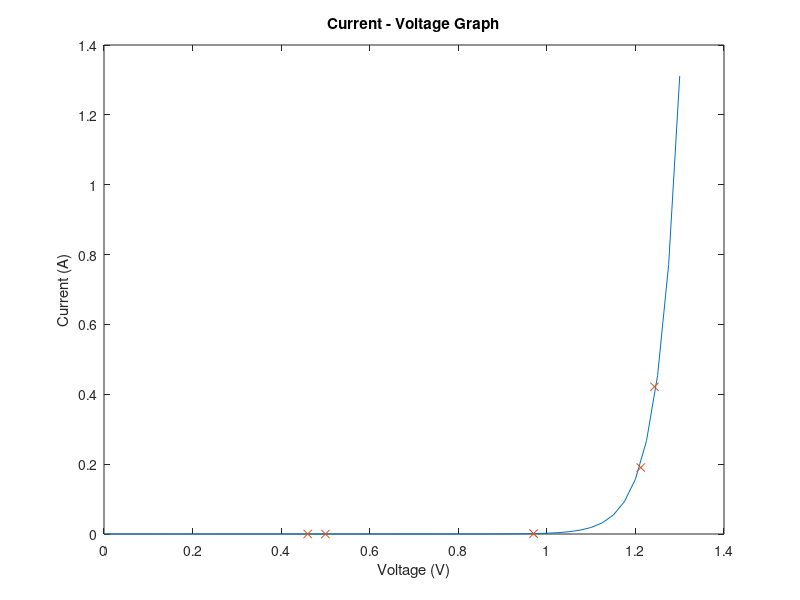
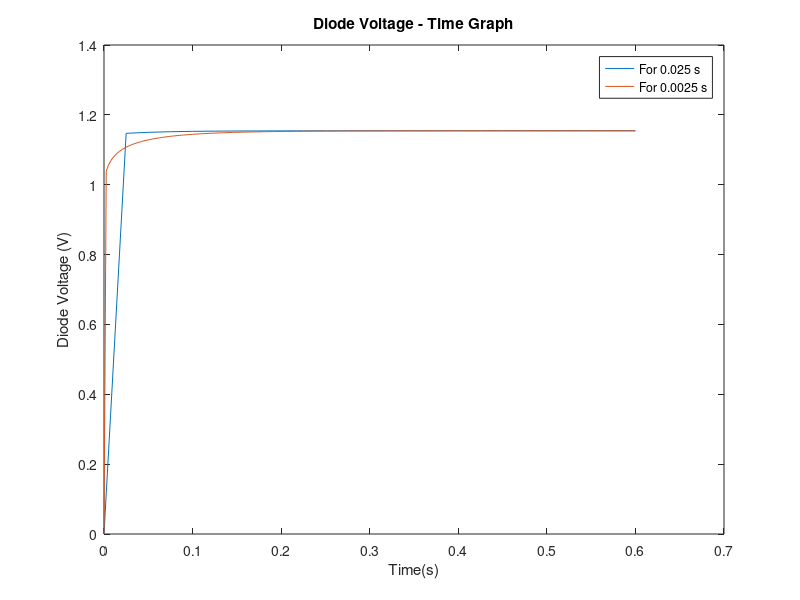
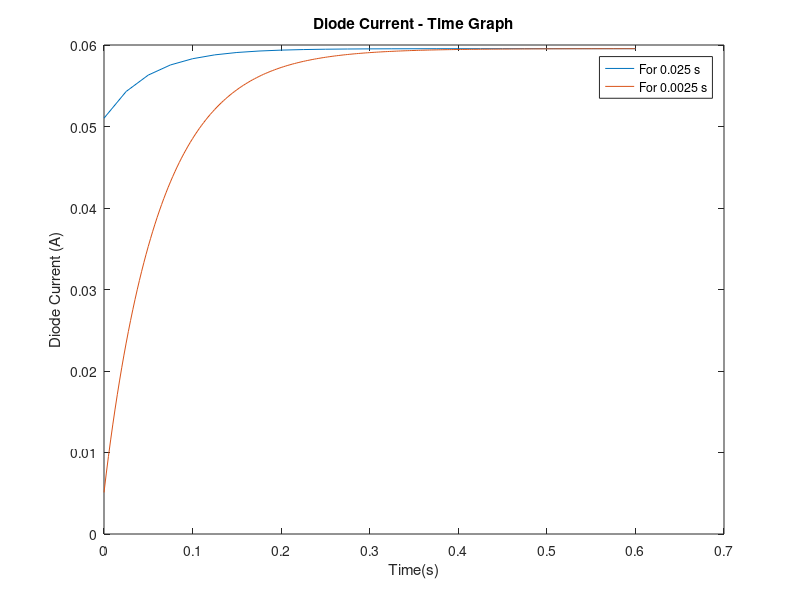
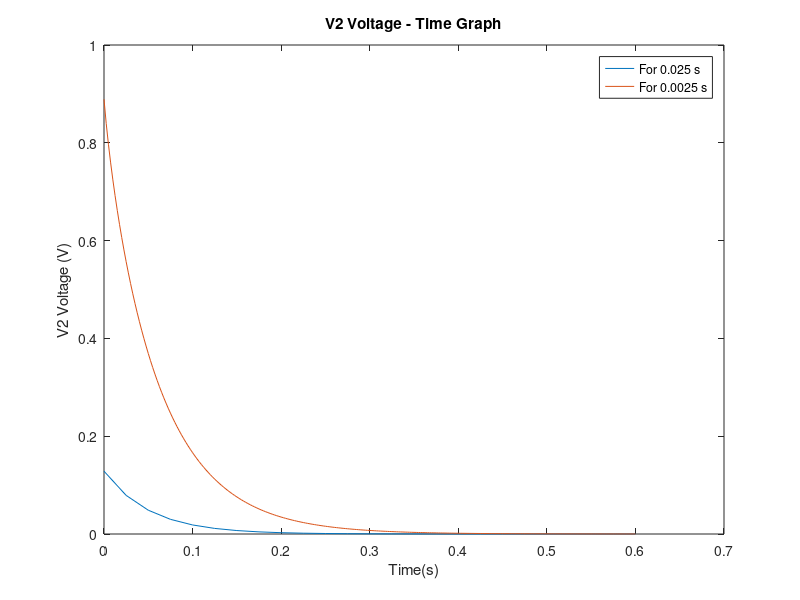

Write the MATLAB code that produced these figures, in order.
clear all
clc

vol = dlmread('fprdata.dat' , '' , [0,0,4,0]); % data read for diode voltage 
cur = dlmread('fprdata.dat' , '' , [0,1,4,1]); % data read for diode current

xi=0;
yi=0;
lnyi=0;
xi2=0;
lnyixi=0;

for i=1:5
    
    xi = xi + vol(i);                           % sum of xi
    yi = yi + cur(i);                           % sum of yi
    lnyi = log(cur(i)) + lnyi;                  % sum of ln(yi)
    xi2 = xi2 + vol(i)^2;                       % sum of xi^2
    lnyixi = log(cur(i)) * vol(i) + lnyixi;     % sum of xi*ln(yi)
    
end

a = ((5*lnyixi)-xi*lnyi)/((5*xi2)-(xi^2));      % calculated a value

lnb = ((xi2*lnyi)-(lnyixi*xi))/((5*xi2-xi^2));  % calculated lnb value

b = exp(lnb);                   % exponential lnb value
          
y = @(x)  b*exp(a*x);           % diode current function
                    
fvd = @(y) (log(y)-log(b))/a;   % diode voltage function

N=24;                           % 0.025 s iteration number
N2=240;                         % 0.0025 s iteration number
L=0.98;                         % inductor
R=14.2;                         % resistor
Vs=2;                           % voltage source 
h=0.025;                        % delta(t) for 0.025 s
h2=0.0025;                      %delta(t) for 0.0025 s
w1=zeros(25,1);                 % create empty current array for 0.025 s 
w2=zeros(241,1);                % create empty current array for 0.0025 s 
vd=zeros(25,1);                 % create empty voltage array for 0.025 s 
vd2=zeros(241,1);               % create empty voltage array for 0.025 s 
w1(1)=h*Vs/L;                   % initial diode current value for 0.025 s
w2(1)=h2*Vs/L;                  % initial diode current value for 0.0025 s
d=0.0:0.025:0.6;                % delta(t) = 0.025 s
z=0.0:0.025:1.3;                % voltage(t) for 0.025 s 
d2=0.0:0.0025:0.6;              % delta(t) = 0.0025 s
z2=0.0:0.0025:1.3;              % voltage(t) for 0.0025 s
vd(1)=0;                        %initial value of diode voltage for 0.025 s
vd2(1)=0;                       %initial value of diode voltage for 0.0025 s

for i=1:N                       % delta(t) = 0.025 s for iteration number is 24
 
 w1(i+1) = w1(i)+h*((Vs-fvd(w1(i))-w1(i)*R)/L);    % euler method for current
 vd(i+1) = fvd(w1(i));
 
end

for i=1:N2                      % delta(t) = 0.0025 s for iteration number is 240
 
 w2(i+1) = w2(i)+h2*((Vs-fvd(w2(i))-w2(i)*R)/L);   % euler method for current 
 vd2(i+1) = fvd(w2(i));
 
end

plot(z,y(z));                               % voltage - current graph 
hold on
plot(vol,cur,'x');                          % voltage - current graph 
ylabel('Current (A)');
xlabel('Voltage (V)');
title('Current - Voltage Graph');

figure();

plot(d,vd);                                 % diode voltage - time graph for 0.025 s
hold on
plot(d2,vd2);                               % diode voltage - time graph for 0.0025 s
xlabel('Time(s)');
ylabel('Diode Voltage (V)');
title('Diode Voltage - Time Graph');
legend('For 0.025 s','For 0.0025 s');

figure();

plot(d,w1);                                 % diode current - time graph for 0.025 s
hold on
plot(d2,w2);                                % diode current - time graph for 0.0025 s
xlabel('Time(s)');
ylabel('Diode Current (A)');
title('Diode Current - Time Graph');
legend('For 0.025 s','For 0.0025 s');

figure();

plot(d,Vs-fvd(w1)-w1*R);                    % v2(t) inductor voltage - time graph for 0.025 s
hold on
plot(d2,Vs-fvd(w2)-w2*R);                   % v2(t) inductor voltage - time graph for 0.0025 s
xlabel('Time(s)');
ylabel('V2 Voltage (V)');
title('V2 Voltage - Time Graph');
legend('For 0.025 s','For 0.0025 s');

figure();

plot(d,w1*R);                               % v1(t) resistor voltage - time graph for 0.025 s
hold on
plot(d2,w2*R);                              % v1(t) resistor voltage - time graph for 0.0025 s
xlabel('Time(s)');
ylabel('V1 Voltage (V)');
title('V1 Voltage - Time Graph');
legend('For 0.025 s','For 0.0025 s');


